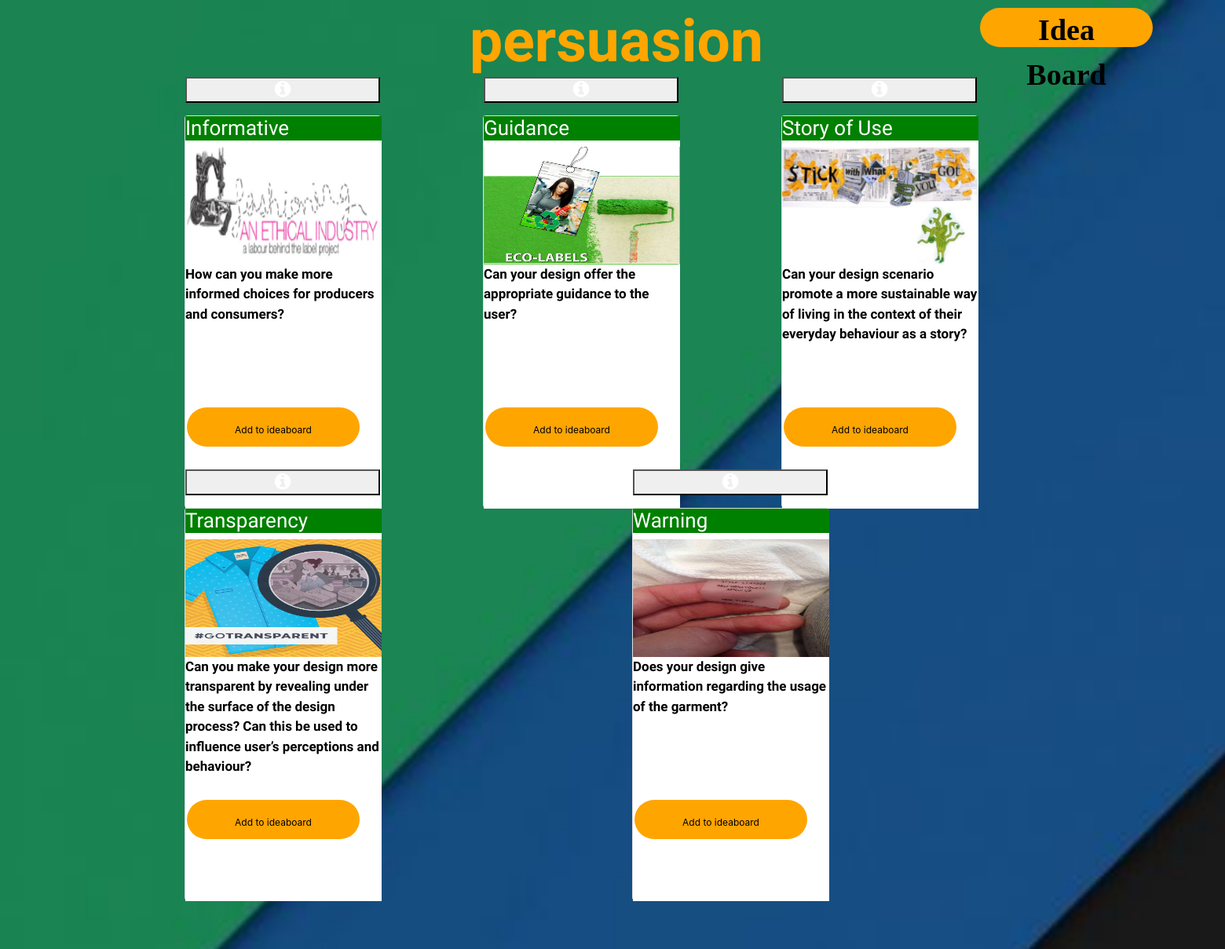
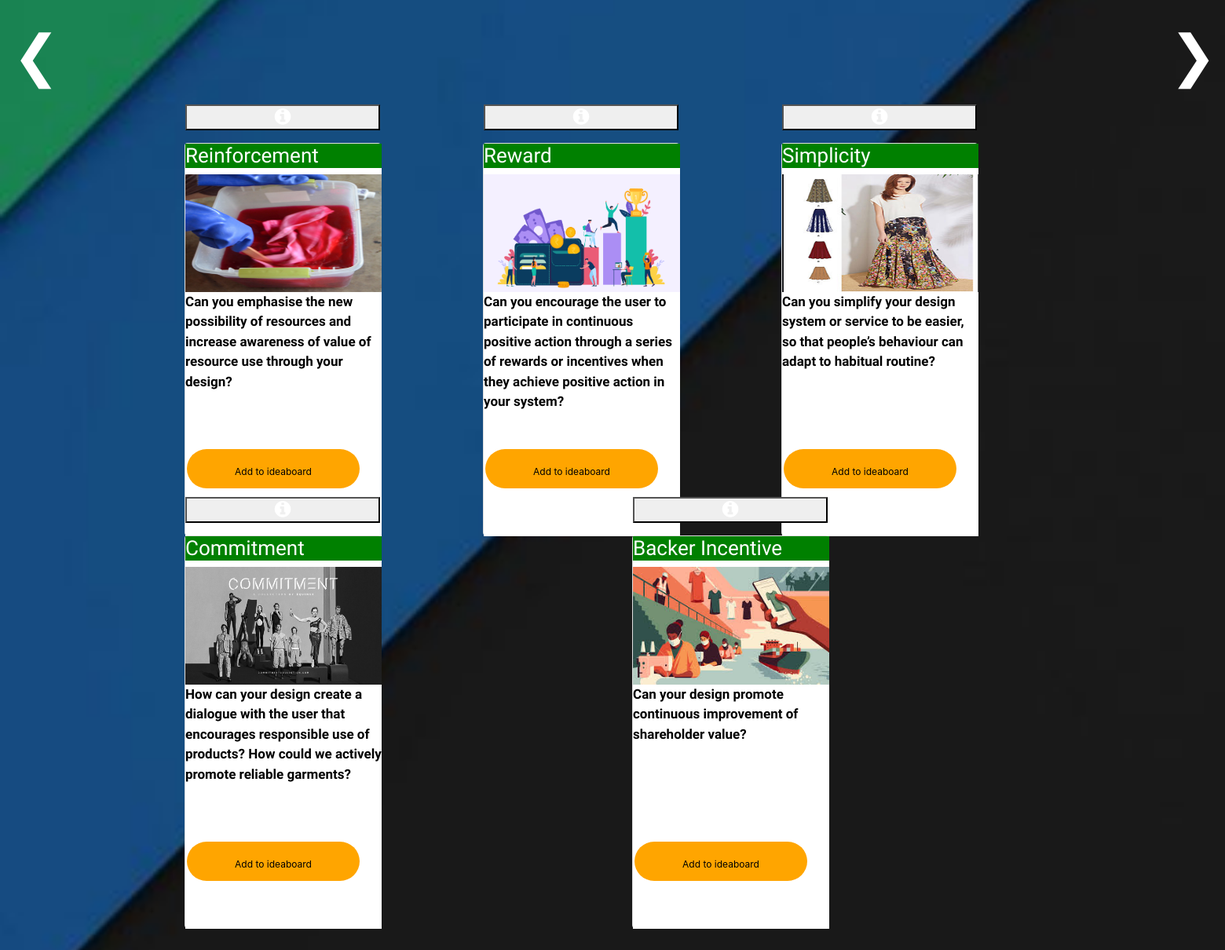
The app's page /persuasion/ with its own data (2 pictures, top to bottom).
### blog/models.py (models this page shows)
class Post(models.Model):
    id = models.IntegerField().primary_key=True
    catalog=models.TextField(null=True)
    catagory = models.CharField(max_length=100)
    image = models.ImageField(null=True)
    question = models.TextField(null=True)
    description = models.TextField(null=True)

### blog/views.py (the view)
# urls.py: path('persuasion/',views.persuasion,name='persuasion'),
def persuasion(request):
    choice = Post.objects.filter(catalog='persuasion')
    choices = {
        'choice':choice[:5:],
        'choice1':choice[5::],
    }
    print(choices)
    return render(request,'blog/persuasion.html',choices)

### blog/templates/blog/persuasion.html (shortened to what this page needs)
{% extends "blog/base.html" %}
{% load static%}
    {%block style %}
    <link href="{% static 'test1.css' %}" rel="stylesheet">
{% endblock %}
{% block content %}
    <nav><a href="cart.html">
    <button class="b1" style="vertical-align:middle ;padding-top: 0;padding-bottom: 0;margin-left:80%;margin-top:10px;margin-bottom:3%;font-family: 'Brush Script MT';">
        <span><b>Idea Board</b></span></button>
    </a></nav>
    <h2 class="text-center" style="font-family: 'Metal Mania', cursive; font-size:75px; color:orange;margin-left:10px;margin-top:-100px;"><b>persuasion</b></h2>
    <div class="container">
        <div class="row">
            {% for index in choice%}
            <div class="col">
                <section class="flipContainer">
                <div class="card">
                    <button class="js-click" style="margin-top:-50px;"><i class="fa fa-info-circle " style="font-size:24px ;color:white"></i></button>
                    <div class="front">
                            <h3>{{index.catagory}}</h3>
                            <img src="{{index.image.url}}" alt="" width="250" height="150">
                    <div> <p style="color:black;"><b>{{index.question}}</b></p></div><br><br><br><br><br><br><br><br><br><br><br>
                            <centre>
                                <div><button class="b1" style="font-size: 1em;" >Add to ideaboard</button></div>
                            </centre>
                            </div>
                    <div class="back">
                        <header>
                            <h3>Description</h3>
                        </header>
                            <p style="color:black;"class="p1"><b>{{index.description}}</b></p>
                        </div>
                    </div>
                </section>
            </div>
            {%endfor%}
        </div>
    </div>
    <div class="pagination">
        <a href="{% url 'empowerment' %}"style="margin-top:20px;">❮</a>
        <a class="tab" href="{% url 'interaction' %}" style="margin-top:20px;">❯</a>
    </div>
    <div class="container">
        <div class="row">
            {% for index in choice1%}
            <div class="col">
                <section class="flipContainer">
                <div class="card">
                    <button class="js-click" style="margin-top:-50px;"><i class="fa fa-info-circle " style="font-size:24px ;color:white"></i></button>
                    <div class="front">
                            <h3>{{index.catagory}}</b></h3>
                            <img src="{{index.image.url}}" alt="" width="250" height="150">
                    <div> <p style="color:black;"><b>{{index.question}}</b></p></div><br><br><br><br><br><br><br><br><br><br><br><br>
                            <centre>
                                <div><button class="b1" style="font-size: 1em;" >Add to ideaboard</button></div>
                            </centre>
                            </div>
                    <div class="back">
                        <header>
                            <h3>Description</h3>
                        </header>
                            <p style="color:black;"class="p1"><b>{{index.description}}</b></p>
                        </div>
                    </div>
                </section>
            </div>
            {%endfor%}
        </div>
    </div>
{% endblock %}

### blog/static/test1.css (style rules this page uses)
.container { width: 100%; padding: -25px; margin: 50px auto; display: flex; flex-direction: row; justify-content: center; perspective: 1600px; }
.flipContainer { width: 250px; height: 500px; position: relative; margin: 0px 10px 0px; -webkit-perspective: 800px; -moz-perspective: 800px; -o-perspective: 800px; perspective: 1600px; }
.card { width: 250px; height: 500px; position: absolute; -webkit-transition: -webkit-transform 1s; -moz-transition: -moz-transform 1s; -o-transition: -o-transform 1s; transition: transform 1s; -webkit-transform-style: preserve-3d; -moz-transform-style: preserve-3d; -o-transform-style: preserve-3d; transform-style: preserve-3d; -webkit-transform-origin: 50% 50%; }
.card div { display: block; height: 500px; width: 250px; color:black; font-weight: bold; font-size: 12px; position: absolute; -webkit-backface-visibility: hidden; -moz-backface-visibility: hidden; -o-backface-visibility: hidden; backface-visibility: hidden; }
.card .front { background: white; }
.card .back { background: white; -webkit-transform: rotateY( 180deg); -moz-transform: rotateY( 180deg); -o-transform: rotateY( 180deg); transform: rotateY( 180deg); }
h3 { color:white; font-size: 26px; font-family: 'Lemonada', cursive; }
.pagination a { color: white; float: left; margin-top:200%; padding: 8px 16px; font-size:72px; text-decoration: none; transition: background-color .3s; border: 1px #ddd; }
.tab { display:inline-block; margin-left: 1381px; }
.b1 { display: inline-block; border-radius: 35px; background: orange; border: none; color: light-yellow; text-align: center; font-size: 38px; padding: 20px; width: 220px; height:50px; transition: all 0.5s; cursor: pointer; margin: 2px; }
.b1 span { cursor: pointer; display: inline-block; position: relative; transition: 0.5s; }
.b1 span:after { content: '\00bb'; position: absolute; opacity: 0; top: 0; right: -20px; transition: 0.5s; }
p { font-family: 'Courgette', cursive; font-size:17px; }
.p1 { font-family: 'Open Sans', sans-serif; font-size:15px; }

### records on screen
Post: catagory "Informative", image (picture), question "How can you make more informed choices for producers and consumers?"
Post: catagory "Guidance", image (picture), question "Can your design offer the appropriate guidance to the user?"
Post: catagory "Story of Use", image (picture), question "Can your design scenario promote a more sustainable way of living in the context of their everyday behaviour as a story?"
Post: catagory "Transparency", image (picture), question "Can you make your design more transparent by revealing under the surface of the design process? Can this be used to influence user’s perceptions and behaviour?"
Post: catagory "Warning", image (picture), question "Does your design give information regarding the usage of the garment?"
Post: catagory "Reinforcement", image (picture), question "Can you emphasise the new possibility of resources and increase awareness of value of resource use through your design?"
Post: catagory "Reward", image (picture), question "Can you encourage the user to participate in continuous positive action through a series of rewards or incentives when they achieve positive action in your system?"
Post: catagory "Simplicity", image (picture), question "Can you simplify your design system or service to be easier, so that people’s behaviour can adapt to habitual routine?"
Post: catagory "Commitment", image (picture), question "How can your design create a dialogue with the user that encourages responsible use of products? How could we actively promote reliable garments?"
Post: catagory "Backer Incentive", image (picture), question "Can your design promote continuous improvement of shareholder value?"
